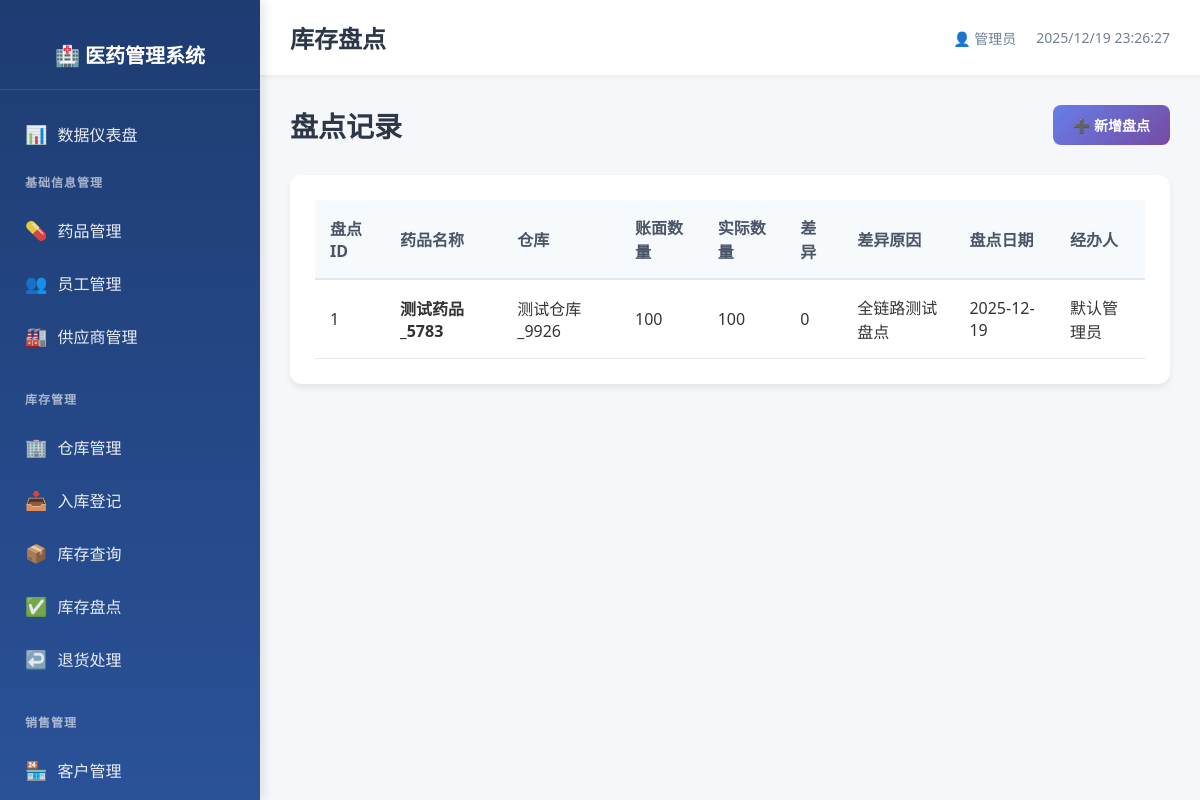
The page /inventory/check on the database as committed earlier.
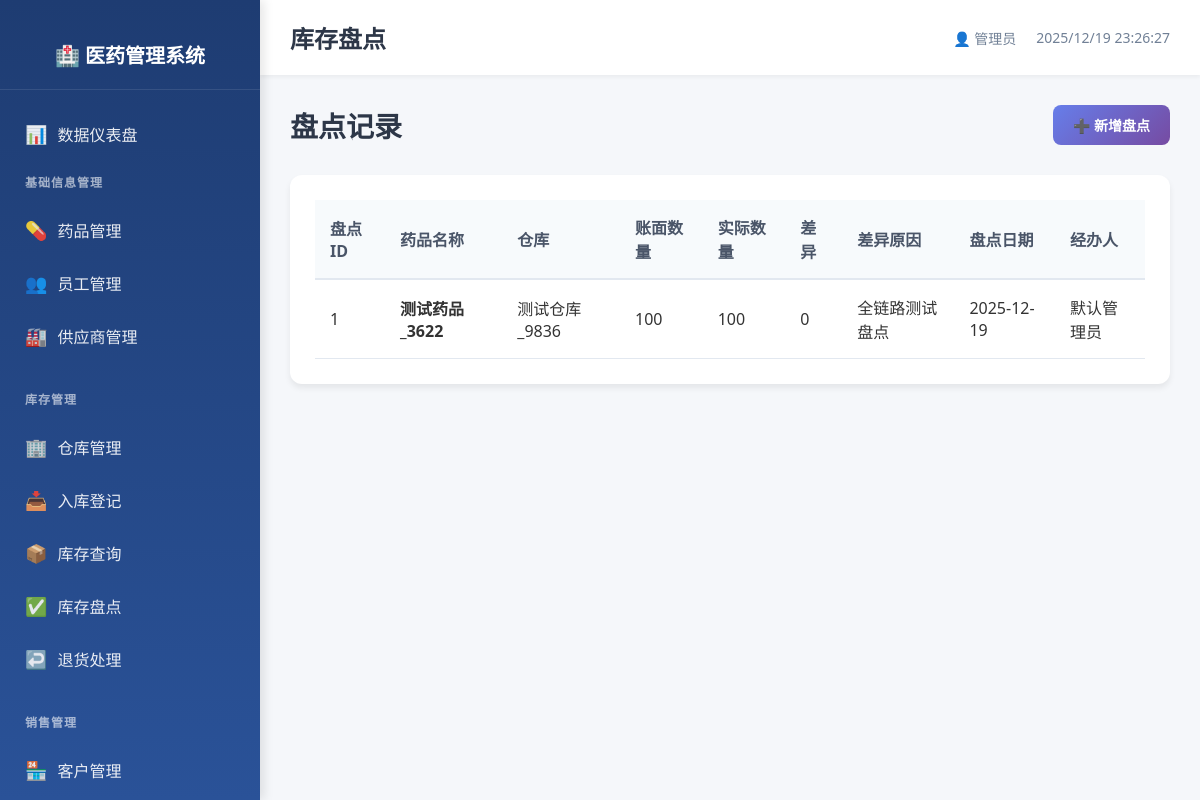
The same page on the database as committed later.
### models.py (models this page shows)
class InventoryCheck(db.Model):
    __tablename__ = 'inventory_check'
    check_id = db.Column(db.Integer, primary_key=True, autoincrement=True)
    drug_id = db.Column(db.Integer, db.ForeignKey('drug_info.drug_id', ondelete='CASCADE'), nullable=False, index=True)
    warehouse_id = db.Column(db.Integer, db.ForeignKey('warehouse.warehouse_id', ondelete='CASCADE'), nullable=False, index=True)
    checked_quantity = db.Column(db.Integer, nullable=False)
    actual_quantity = db.Column(db.Integer, nullable=False)
    diff_reason = db.Column(db.String(200))
    check_date = db.Column(db.Date, nullable=False, index=True)
    employee_id = db.Column(db.Integer, db.ForeignKey('employee_info.employee_id', ondelete='SET NULL'))
    create_time = db.Column(db.DateTime, default=datetime.now, nullable=False)

class DrugInfo(db.Model):
    __tablename__ = 'drug_info'
    drug_id = db.Column(db.Integer, primary_key=True, autoincrement=True)
    name = db.Column(db.String(100), nullable=False, index=True)
    spec = db.Column(db.String(100))
    manufacturer = db.Column(db.String(200))
    approval_number = db.Column(db.String(100), unique=True)
    category = db.Column(db.String(50))  # 处方/非处方
    unit = db.Column(db.String(20))
    purchase_price = db.Column(db.Numeric(10, 2), nullable=False)
    sale_price = db.Column(db.Numeric(10, 2), nullable=False)
    expiry_date = db.Column(db.Date)
    status = db.Column(db.String(20), default='在售', nullable=False)
    create_time = db.Column(db.DateTime, default=datetime.now, nullable=False)
    update_time = db.Column(db.DateTime, default=datetime.now, onupdate=datetime.now, nullable=False)

class Warehouse(db.Model):
    __tablename__ = 'warehouse'
    warehouse_id = db.Column(db.Integer, primary_key=True, autoincrement=True)
    name = db.Column(db.String(100), nullable=False, unique=True, index=True)
    address = db.Column(db.String(200))
    manager_id = db.Column(db.Integer, db.ForeignKey('employee_info.employee_id', ondelete='SET NULL'))
    create_time = db.Column(db.DateTime, default=datetime.now, nullable=False)

class EmployeeInfo(db.Model):
    __tablename__ = 'employee_info'
    employee_id = db.Column(db.Integer, primary_key=True, autoincrement=True)
    name = db.Column(db.String(100), nullable=False, index=True)
    department = db.Column(db.String(100))
    position = db.Column(db.String(100))
    phone = db.Column(db.String(20), unique=True)
    hire_date = db.Column(db.Date)
    account = db.Column(db.String(50), unique=True, nullable=False)
    password = db.Column(db.String(200), nullable=False)
    status = db.Column(db.String(20), default='在职', nullable=False)
    create_time = db.Column(db.DateTime, default=datetime.now, nullable=False)
    update_time = db.Column(db.DateTime, default=datetime.now, onupdate=datetime.now, nullable=False)

### routes/inventory_mgmt.py (the view)
@inventory_bp.route('/check')
def check_list():
    checks = db.session.query(InventoryCheck, DrugInfo.name, Warehouse.name, EmployeeInfo.name).\
        join(DrugInfo, InventoryCheck.drug_id == DrugInfo.drug_id).\
        join(Warehouse, InventoryCheck.warehouse_id == Warehouse.warehouse_id).\
        join(EmployeeInfo, InventoryCheck.employee_id == EmployeeInfo.employee_id).all()
    return render_template('inventory/check_list.html', checks=checks)

### templates/inventory/check_list.html (shortened to what this page needs)
{% extends "base.html" %}
{% block page_title %}库存盘点{% endblock %}
{% block content %}
<div class="page-header">
    <h2>盘点记录</h2>
    <a href="{{ url_for('inventory.check_add') }}" class="btn btn-primary">
        ➕ 新增盘点
    </a>
</div>
<div class="table-card">
    <table class="data-table">
        <thead>
            <tr>
                <th>盘点ID</th>
                <th>药品名称</th>
                <th>仓库</th>
                <th>账面数量</th>
                <th>实际数量</th>
                <th>差异</th>
                <th>差异原因</th>
                <th>盘点日期</th>
                <th>经办人</th>
            </tr>
        </thead>
        <tbody>
            {% for check, drug_name, warehouse_name, employee_name in checks %}
            <tr>
                <td>{{ check.check_id }}</td>
                <td><strong>{{ drug_name }}</strong></td>
                <td>{{ warehouse_name }}</td>
                <td>{{ check.checked_quantity }}</td>
                <td>{{ check.actual_quantity }}</td>
                <td class="{% if check.checked_quantity != check.actual_quantity %}text-danger{% endif %}">
                    {{ check.actual_quantity - check.checked_quantity }}
                </td>
                <td>{{ check.diff_reason or '-' }}</td>
                <td>{{ check.check_date }}</td>
                <td>{{ employee_name }}</td>
            </tr>
            {% endfor %}
        </tbody>
    </table>
</div>
{% endblock %}

Rows that differ between the two databases and show on the page:
changed InventoryCheck "全链路测试盘点": name "测试药品_5783" → "测试药品_3622"; name "测试仓库_9926" → "测试仓库_9836"
